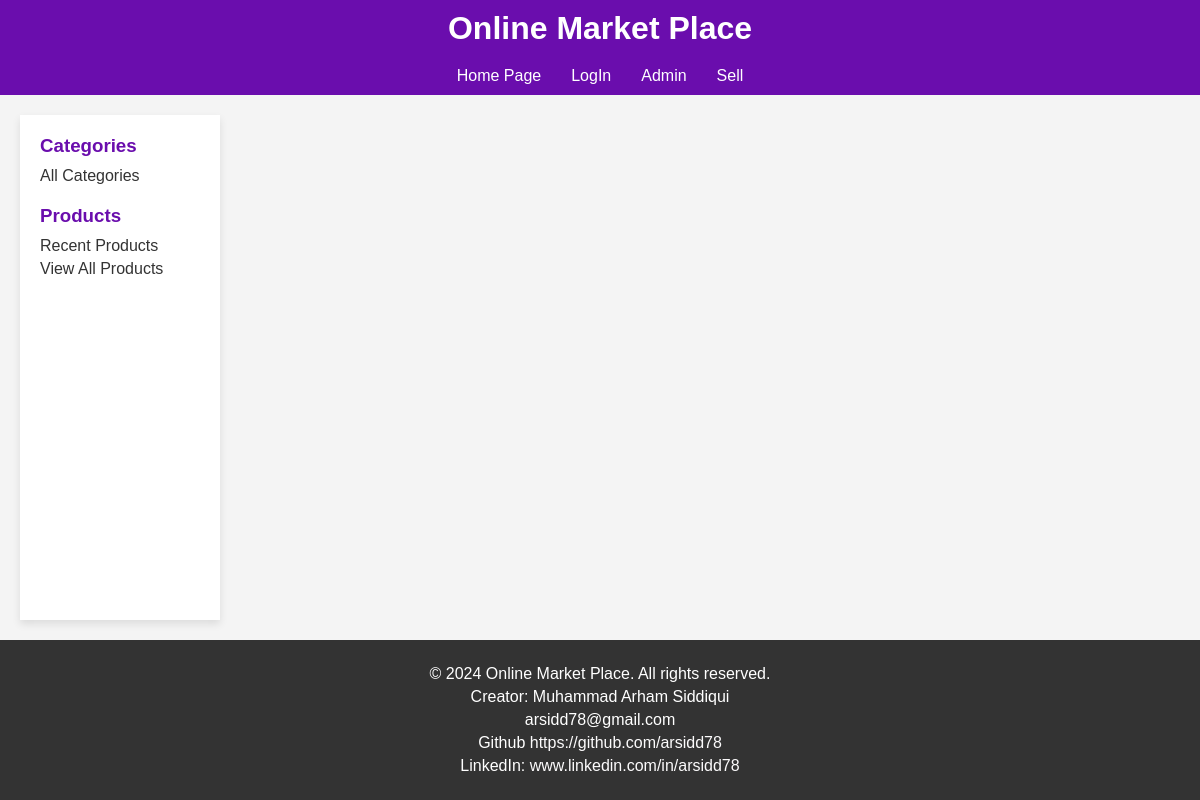
Before: /prod_by_cat/AUTOMOTIVE/ with the older database file.
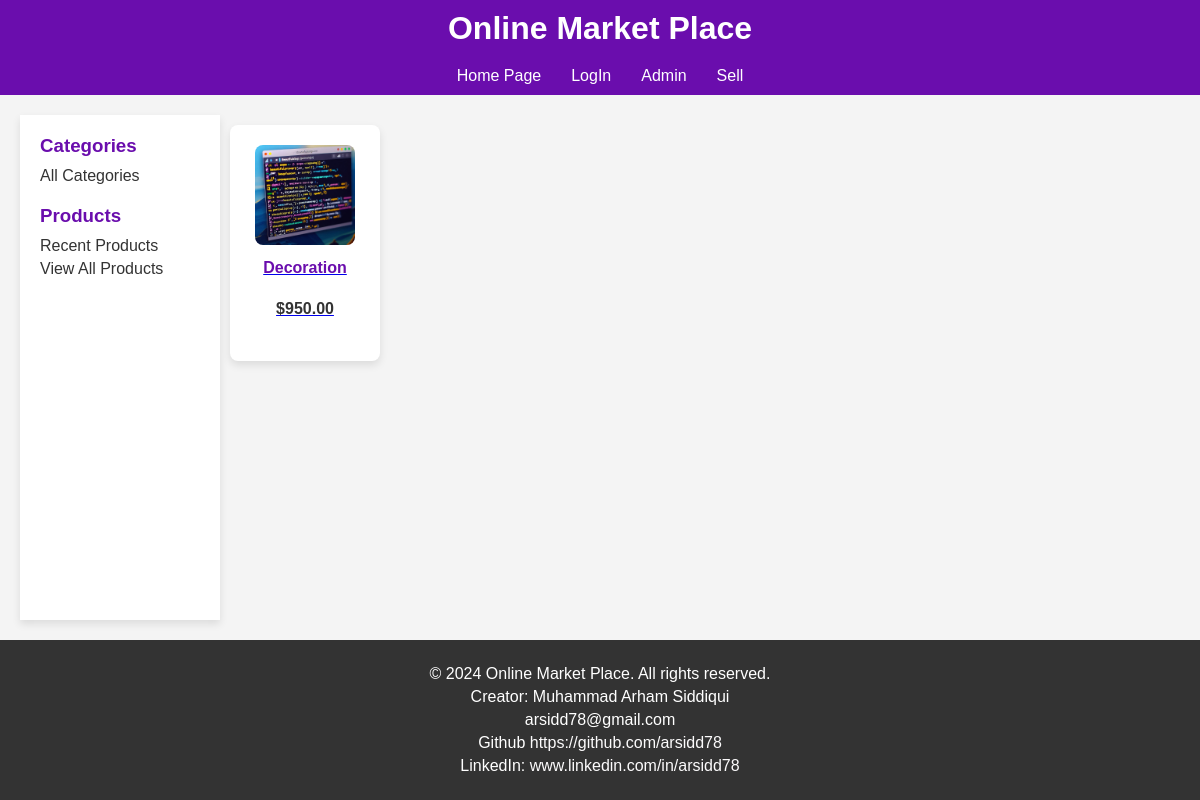
After: the same page with the newer database file.
### product/models.py (models this page shows, shortened)
class Products(models.Model):
    name = models.ForeignKey(User,on_delete=models.CASCADE)
    product_name = models.CharField(max_length=200)
    product_description = models.TextField(max_length=500)
    product_price = models.DecimalField('Price',max_digits=7,decimal_places=2)
    product_discounted_price = models.DecimalField('Discounted Price',max_digits=7,decimal_places=2,null=True,blank=True)
    product_delivery_charge = models.IntegerField(default=0)
    product_tax_rate = models.DecimalField(decimal_places=3,max_digits=5, null= True, blank= True)
    product_specification = models.TextField(null= True, blank= True)
    product_posted_date = models.DateField( auto_now_add=True)
    product_images = models.ImageField(upload_to='products/')
    product_images2 = models.ImageField(null=True,blank=True,upload_to='products/')
    product_images3 = models.ImageField(null=True,blank=True,upload_to='products/')
    product_images4 = models.ImageField(null=True,blank=True,upload_to='products/')
    product_images5 = models.ImageField(null=True,blank=True,upload_to='products/')
    categories_choices = product_categories = {
    "ELECTRONICS": "Electronics",
    "CLOTHING & ACCESSORIES": "Clothing & Accessories",
    "HOME & KITCHEN": "Home & Kitchen",
    "BEAUTY & PERSONAL CARE": "Beauty & Personal Care",
    "HEALTH & FITNESS": "Health & Fitness",
    "TOYS & GAMES": "Toys & Games",
    "BOOKS & MEDIA": "Books & Media",
    "AUTOMOTIVE": "Automotive",
    "SPORTS & OUTDOORS": "Sports & Outdoors",
    "PET SUPPLIES": "Pet Supplies",
    "HOME APPLIANCES": "Home Appliances",
    "OFFICE SUPPLIES": "Office Supplies",
    "FURNITURE & DECOR": "Furniture & Decor",
    "JEWELRY & WATCHES": "Jewelry & Watches",
    "BABY & TODDLER": "Baby & Toddler",
    "FOOD & GROCERIES": "Food & Groceries",
    "ARTS & CRAFTS": "Arts & Crafts",
    "MUSICAL INSTRUMENTS": "Musical Instruments",
    "GARDEN & OUTDOOR LIVING": "Garden & Outdoor Living",
    "TRAVEL & LUGGAGE": "Travel & Luggage",
    "SMARTPHONE": "Smartphone",
    "LAPTOP": "Laptop",
    "CAMERA": "Camera",
    "TV": "TV",
    "HEADPHONE": "Headphone",
    "GADGET": "Gadget",
    "APPAREL": "Apparel",
    "BAG": "Bag",
    "JEWELRY": "Jewelry",
    "SUNGLASSES": "Sunglasses",
    "WATCH": "Watch",
    "HOME IMPROVEMENT": "Home Improvement",
    "DECOR": "Decor",
    "KITCHEN APPLIANCES": "Kitchen Appliances",
    "COOKWARE": "Cookware",
    "FURNITURE": "Furniture",
    "SKINCARE": "Skincare",
    "MAKEUP": "Makeup",
    "HAIRCARE": "Haircare",
    "GROOMING": "Grooming",
    "FRAGRANCES": "Fragrances",
    "EXERCISE EQUIPMENT": "Exercise Equipment",
    "NUTRITIONAL SUPPLEMENTS": "Nutritional Supplements",
    "FITNESS TRACKERS": "Fitness Trackers",
    "YOGA MATS": "Yoga Mats",
    "TOYS": "Toys",
    "BOARD GAMES": "Board Games",
    "PUZZLES": "Puzzles",
    "EDUCATIONAL TOYS": "Educational Toys",
    "OUTDOOR PLAY EQUIPMENT": "Outdoor Play Equipment",
    "BOOKS": "Books",
    "E-BOOKS": "E-books",
    "AUDIOBOOKS": "Audiobooks",
    "DVDS": "DVDs",
    "CDS": "CDs",
    "DIGITAL MEDIA": "Digital Media",
    "CAR PARTS": "Car Parts",
    "ACCESSORIES": "Accessories",
    "TOOLS": "Tools",
    "MAINTENANCE SUPPLIES": "Maintenance Supplies",
    "ELECTRONICS": "Electronics",
    "SPORTING EQUIPMENT": "Sporting Equipment",
    "CAMPING GEAR": "Camping Gear",
    "HIKING GEAR": "Hiking Gear",
    "OUTDOOR CLOTHING": "Outdoor Clothing",
    "FOOD": "Food",
    "TOYS": "Toys",
    "GROOMING PRODUCTS": "Grooming Products",
    "BEDS": "Beds",
    "CARRIERS": "Carriers",
    "LARGE APPLIANCES": "Large Appliances",
    "SMALL APPLIANCES": "Small Appliances",
    "STATIONERY": "Stationery",
    "DESK ORGANIZERS": "Desk Organizers",
    "PRINTERS": "Printers",
    "OFFICE FURNITURE": "Office Furniture",
    "TECHNOLOGY ACCESSORIES": "Technology Accessories",
    "SOFAS": "Sofas",
    "CHAIRS": "Chairs",
    "TABLES": "Tables",
    "LIGHTING FIXTURES": "Lighting Fixtures",
    "RUGS": "Rugs",
    "RINGS": "Rings",
    "NECKLACES": "Necklaces",
    "BRACELETS": "Bracelets",
    "EARRINGS": "Earrings",
    "WATCHES": "Watches",
    "CLOTHING": "Clothing",
    "DIAPERS": "Diapers",
    "FEEDING SUPPLIES": "Feeding Supplies",
    "STROLLERS": "Strollers",
    "TOYS": "Toys",
    "NON-PERISHABLE FOOD": "Non-perishable Food",
    "SNACKS": "Snacks",
    "BEVERAGES": "Beverages",
    "GOURMET FOODS": "Gourmet Foods",
    "SPICES": "Spices",
    "ART SUPPLIES": "Art Supplies",
    "CRAFTING MATERIALS": "Crafting Materials",
    "DIY KITS": "DIY Kits",
    "SEWING SUPPLIES": "Sewing Supplies",
    "GUITARS": "Guitars",
    "KEYBOARDS": "Keyboards",
    "DRUMS": "Drums",
    "VIOLINS": "Violins",
    "WIND INSTRUMENTS": "Wind Instruments",
    "GARDENING TOOLS": "Gardening Tools",
    "PLANTS": "Plants",
    "OUTDOOR FURNITURE": "Outdoor Furniture",
    "BBQ GRILLS": "BBQ Grills",
    "LUGGAGE SETS": "Luggage Sets",
    "BACKPACKS": "Backpacks",
    "TRAVEL ACCESSORIES": "Travel Accessories",
    "TOILETRIES": "Toiletries",
    "OUTDOOR GEAR": "Outdoor Gear"
    }
    product_category = models.CharField('category',max_length=100,choices=categories_choices)
    product_quantity = models.IntegerField()
    sellor_name = models.CharField(max_length=100)
    company_name = models.CharField(null= True, blank= True, max_length=200)
    product_website = models.URLField(null= True,blank=True)

### product/views.py (the view)
# urls.py: path('prod_by_cat/<str:category>/',views.product_by_category,name='prod_cat'),
def product_by_category(request,category):
    products = Products.objects.filter(product_category=category)
    context = {'products':products}
    return render(request,'product/pbc.html',context)

### product/templates/product/pbc.html (shortened to what this page needs)
{% load static %}
<!DOCTYPE html>
<html lang="en">
<head>
    <link rel="stylesheet" href="{% static 'product/index_style.css' %}">
</head>
<body>
    <header>
        <h1>Online Market Place</h1>
    </header>
    <nav>
        <a href="{% url 'product:home' %}">Home Page</a>
        {% if request.user.is_authenticated %}
            <a href="{% url 'registration:signout' %}">LogOut</a>
        {% else %}
            <a href="{% url 'registration:login' %}">LogIn</a>
        {% endif %}
        <a href="/admin/">Admin</a>
        <a href="{% url 'member:add_product_page' %}">Sell</a>
    </nav>
    <div class="main-content">
        <aside class="aside_links">
            <section>
                <h3>Categories</h3>
                <a href="{% url 'product:categories_page' %}">All Categories</a>
            </section>
            <section>
                <h3>Products</h3>
                <a href="{% url 'product:recent_products' %}">Recent Products</a>
                <a href="{% url 'product:view_all' %}">View All Products</a>
            </section>
        </aside>
        <div class="article_product_list">
            {% for product in products %}
                <a href="{% url 'product:details' product.id %}" class="product_detailslink">
                    <article class="product_data">
                        <img src="{{ product.product_images.url }}" alt="{{ product.product_name }}" width="100" height="100" >
                        <br>
                        <label class="discounted_price">{{ product.product_name }}</label><br>
                        {% if product.product_discounted_price %}
                            <label>${{ product.product_price }} ${{ product.product_discounted_price }}</label><br>
                        {% else %}
                            <label class="price">${{ product.product_price }}</label><br>
                        {% endif %}
                    </article>
                </a>
            {% endfor %}
        </div>
    </div>
</body>
<footer class="footer">
    <p>&copy; 2024 Online Market Place. All rights reserved.</p>
    <p>Creator: Muhammad Arham Siddiqui</p>
    <p>arsidd78@gmail.com</p>
    <p>Github <a href="https://github.com/arsidd78">https://github.com/arsidd78</a></p>
    <p>LinkedIn: <a href="www.linkedin.com/in/arsidd78">www.linkedin.com/in/arsidd78</a> </p>
</footer>
</html>

Changed rows visible on the page:
added Products: product_images (picture), product_name "Decoration", product_price "950.00"
